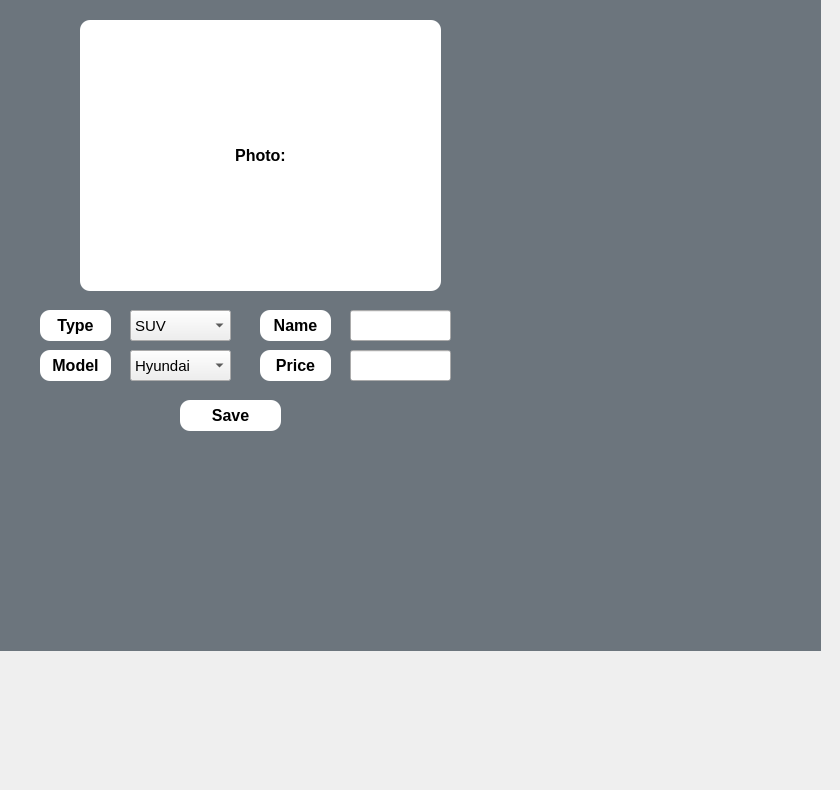
    <widget class="QWidget" name="add_page">
     <attribute name="title">
      <string>Page</string>
     </attribute>
     <widget class="QComboBox" name="box_add_1">
      <property name="geometry">
       <rect>
        <x>130</x>
        <y>310</y>
        <width>101</width>
        <height>31</height>
       </rect>
      </property>
      <property name="font">
       <font>
        <pointsize>11</pointsize>
        <weight>50</weight>
        <bold>false</bold>
       </font>
      </property>
      <item>
       <property name="text">
        <string>SUV</string>
       </property>
      </item>
      <item>
       <property name="text">
        <string>Crossover</string>
       </property>
      </item>
      <item>
       <property name="text">
        <string>Sedan</string>
       </property>
      </item>
     </widget>
     <widget class="QLineEdit" name="price_in_1">
      <property name="geometry">
       <rect>
        <x>350</x>
        <y>350</y>
        <width>101</width>
        <height>31</height>
       </rect>
      </property>
      <property name="font">
       <font>
        <pointsize>11</pointsize>
       </font>
      </property>
     </widget>
     <widget class="QPushButton" name="saveB_1">
      <property name="geometry">
       <rect>
        <x>180</x>
        <y>400</y>
        <width>101</width>
        <height>31</height>
       </rect>
      </property>
      <property name="font">
       <font>
        <pointsize>12</pointsize>
        <weight>75</weight>
        <bold>true</bold>
       </font>
      </property>
      <property name="styleSheet">
       <string notr="true">    QPushButton {
	background-color: rgb(255, 255, 255);
        border-radius: 10px;
        padding: 5px;
    }</string>
      </property>
      <property name="text">
       <string>Save</string>
      </property>
     </widget>
     <widget class="QLabel" name="label_4">
      <property name="geometry">
       <rect>
        <x>260</x>
        <y>350</y>
        <width>71</width>
        <height>31</height>
       </rect>
      </property>
      <property name="font">
       <font>
        <pointsize>12</pointsize>
        <weight>75</weight>
        <bold>true</bold>
       </font>
      </property>
      <property name="layoutDirection">
       <enum>Qt::LeftToRight</enum>
      </property>
      <property name="styleSheet">
       <string notr="true">    QLabel {
	background-color: rgb(255, 255, 255);
        border-radius: 10px;
        padding: 5px;
    }</string>
      </property>
      <property name="text">
       <string>Price</string>
      </property>
      <property name="alignment">
       <set>Qt::AlignCenter</set>
      </property>
     </widget>
     <widget class="QLabel" name="model">
      <property name="geometry">
       <rect>
        <x>40</x>
        <y>350</y>
        <width>71</width>
        <height>31</height>
       </rect>
      </property>
      <property name="font">
       <font>
        <pointsize>12</pointsize>
        <weight>75</weight>
        <bold>true</bold>
       </font>
      </property>
      <property name="layoutDirection">
       <enum>Qt::LeftToRight</enum>
      </property>
      <property name="styleSheet">
       <string notr="true">    QLabel {
	background-color: rgb(255, 255, 255);
        border-radius: 10px;
        padding: 5px;
    }</string>
      </property>
      <property name="text">
       <string>Model</string>
      </property>
      <property name="alignment">
       <set>Qt::AlignCenter</set>
      </property>
     </widget>
     <widget class="QLabel" name="label_5">
      <property name="geometry">
       <rect>
        <x>40</x>
        <y>310</y>
        <width>71</width>
        <height>31</height>
       </rect>
      </property>
      <property name="font">
       <font>
        <pointsize>12</pointsize>
        <weight>75</weight>
        <bold>true</bold>
       </font>
      </property>
      <property name="layoutDirection">
       <enum>Qt::LeftToRight</enum>
      </property>
      <property name="styleSheet">
       <string notr="true">    QLabel {
	background-color: rgb(255, 255, 255);
        border-radius: 10px;
        padding: 5px;
    }</string>
      </property>
      <property name="text">
       <string>Type</string>
      </property>
      <property name="alignment">
       <set>Qt::AlignCenter</set>
      </property>
     </widget>
     <widget class="QLabel" name="photo_1">
      <property name="geometry">
       <rect>
        <x>80</x>
        <y>20</y>
        <width>361</width>
        <height>271</height>
       </rect>
      </property>
      <property name="font">
       <font>
        <pointsize>12</pointsize>
        <weight>75</weight>
        <bold>true</bold>
       </font>
      </property>
      <property name="layoutDirection">
       <enum>Qt::LeftToRight</enum>
      </property>
      <property name="styleSheet">
       <string notr="true">    QLabel {
	background-color: rgb(255, 255, 255);
        border-radius: 10px;
        padding: 5px;
    }</string>
      </property>
      <property name="text">
       <string>Photo:</string>
      </property>
      <property name="alignment">
       <set>Qt::AlignCenter</set>
      </property>
     </widget>
     <widget class="QLabel" name="bg_add">
      <property name="geometry">
       <rect>
        <x>-10</x>
        <y>-130</y>
        <width>831</width>
        <height>781</height>
       </rect>
      </property>
      <property name="font">
       <font>
        <pointsize>9</pointsize>
        <weight>75</weight>
        <bold>true</bold>
       </font>
      </property>
      <property name="styleSheet">
       <string notr="true">background-color: #6C757D ;
color: #2C3E50;</string>
      </property>
      <property name="text">
       <string/>
      </property>
      <property name="pixmap">
       <pixmap>:/newPrefix/19eee91f32a591a52ce1b92e1fa092f9.jpg</pixmap>
      </property>
     </widget>
     <widget class="QLabel" name="label_9">
      <property name="geometry">
       <rect>
        <x>260</x>
        <y>310</y>
        <width>71</width>
        <height>31</height>
       </rect>
      </property>
      <property name="font">
       <font>
        <pointsize>12</pointsize>
        <weight>75</weight>
        <bold>true</bold>
       </font>
      </property>
      <property name="layoutDirection">
       <enum>Qt::LeftToRight</enum>
      </property>
      <property name="styleSheet">
       <string notr="true">    QLabel {
	background-color: rgb(255, 255, 255);
        border-radius: 10px;
        padding: 5px;
    }</string>
      </property>
      <property name="text">
       <string>Name</string>
      </property>
      <property name="alignment">
       <set>Qt::AlignCenter</set>
      </property>
     </widget>
     <widget class="QComboBox" name="box_add_2">
      <property name="geometry">
       <rect>
        <x>130</x>
        <y>350</y>
        <width>101</width>
        <height>31</height>
       </rect>
      </property>
      <property name="font">
       <font>
        <pointsize>11</pointsize>
        <weight>50</weight>
        <bold>false</bold>
       </font>
      </property>
      <item>
       <property name="text">
        <string>Hyundai</string>
       </property>
      </item>
      <item>
       <property name="text">
        <string>Honda</string>
       </property>
      </item>
      <item>
       <property name="text">
        <string>Lexus</string>
       </property>
      </item>
     </widget>
     <widget class="QLineEdit" name="name_in_1">
      <property name="geometry">
       <rect>
        <x>350</x>
        <y>310</y>
        <width>101</width>
        <height>31</height>
       </rect>
      </property>
      <property name="font">
       <font>
        <pointsize>11</pointsize>
       </font>
      </property>
     </widget>
     <zorder>bg_add</zorder>
     <zorder>box_add_1</zorder>
     <zorder>price_in_1</zorder>
     <zorder>saveB_1</zorder>
     <zorder>label_4</zorder>
     <zorder>model</zorder>
     <zorder>label_5</zorder>
     <zorder>photo_1</zorder>
     <zorder>label_9</zorder>
     <zorder>box_add_2</zorder>
     <zorder>name_in_1</zorder>
    </widget>
